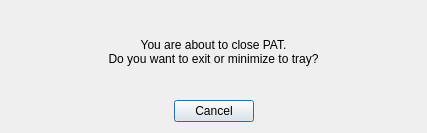
<?xml version="1.0" encoding="UTF-8"?>
<ui version="4.0">
 <class>CloseDialog</class>
 <widget class="QDialog" name="CloseDialog">
  <property name="geometry">
   <rect>
    <x>0</x>
    <y>0</y>
    <width>427</width>
    <height>133</height>
   </rect>
  </property>
  <property name="windowTitle">
   <string>Close PAT</string>
  </property>
  <layout class="QVBoxLayout" name="verticalLayout">
   <item>
    <widget class="QLabel" name="TextLabel">
     <property name="font">
      <font>
       <pointsize>9</pointsize>
      </font>
     </property>
     <property name="text">
      <string>&lt;html&gt;&lt;head/&gt;&lt;body&gt;&lt;p&gt;You are about to close PAT.&lt;br/&gt;Do you want to exit or minimize to tray?&lt;/p&gt;&lt;/body&gt;&lt;/html&gt;</string>
     </property>
     <property name="alignment">
      <set>Qt::AlignCenter</set>
     </property>
    </widget>
   </item>
   <item>
    <widget class="QDialogButtonBox" name="buttonBox">
     <property name="standardButtons">
      <set>QDialogButtonBox::Cancel</set>
     </property>
     <property name="centerButtons">
      <bool>true</bool>
     </property>
    </widget>
   </item>
  </layout>
 </widget>
 <resources/>
 <connections/>
</ui>
